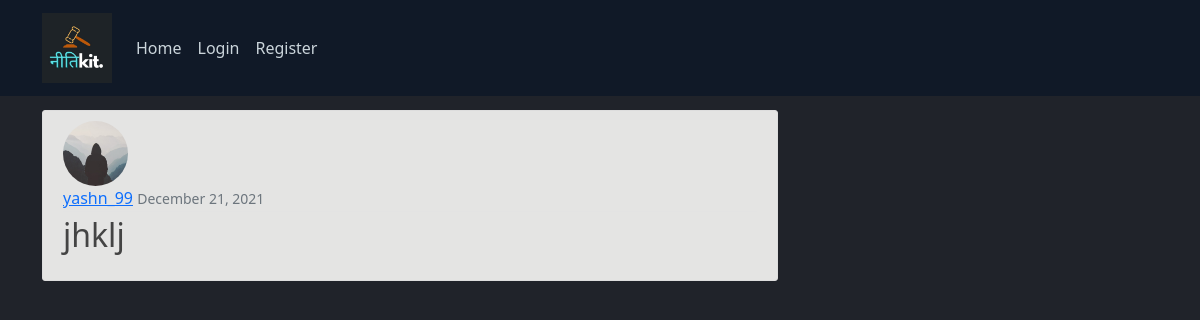
Page /blog/post/38/ on the committed database.
### blog/models.py (models this page shows, shortened)
class Post(models.Model):
    title = models.CharField(max_length=100)
    current = models.TextField()
    date_posted = models.DateTimeField(default=timezone.now)
    author = models.ForeignKey(User, on_delete=models.CASCADE)

### users/models.py (models this page shows, shortened)
class Profile(models.Model):
    user = models.OneToOneField(User, on_delete=models.CASCADE)
    image = models.ImageField(default='default.jpg', upload_to='profile_pics')

### blog/views.py (the view)
# urls.py: path('post/<int:pk>/', PostDetailView.as_view(), name="post-detail"),
class PostDetailView(DetailView):
    model = Post

### blog/templates/blog/post_detail.html (shortened to what this page needs)
{% extends "blog/base.html" %} {% block content %}
<article class="media content-section">
  <img
    class="rounded-circle article-img"
    src="{{ object.author.profile.image.url }}"
  />
  <div class="media-body">
    <div class="article-metadata">
      <a class="mr-2" href="{% url 'user-posts' object.author.username %}"
        >{{ object.author }}</a
      >
      <small class="text-muted">{{ object.date_posted|date:"F d, Y" }}</small>
    </div>
    <h2 class="article-title">{{ object.title }}</h2>
  </div>
</article>
{% endblock content %}

### blog/static/blog/main.css (style rules this page uses)
body { background-color: #20232a; color: #333333; margin-top: 5rem; }
h1, h2, h3, h4, h5, h6 { color: #444444; }
.content-section { background: #ffffff; padding: 10px 20px; border: 1px solid #dddddd; border-radius: 3px; margin-bottom: 20px; }
.article-title { color: #444444; }
.article-img { height: 65px; width: 65px; margin-right: 16px; }
.article-metadata { padding-bottom: 1px; margin-bottom: 4px; border-bottom: 1px solid #e3e3e3; }

### blog/templates/blog/base.html (style rules this page uses)
body { background-color: #21242b; }

### blog/templates/blog/post_detail.html (style rules this page uses)
body { background: #20232a; color: #333333; margin-top: 5rem; }
h1, h2, h3, h4, h5, h6 { color: #444444; }
.content-section { background: #ffffff; padding: 10px 20px; border: 1px solid #dddddd; border-radius: 3px; margin-bottom: 20px; }
.article-title { color: #444444; }
.article-img { height: 65px; width: 65px; margin-right: 16px; }
.article-metadata { padding-bottom: 1px; margin-bottom: 4px; border-bottom: 1px solid #e3e3e3; }
.content-section { margin-top: 30px; background-color: #e4e4e3; }

### rows in the picture
Post: author.profile.image (placeholder picture), author "yashn_99", date_posted "December 21, 2021", title "jhklj"
